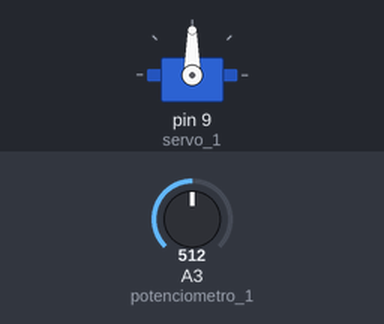
Bench run of a sketch on a simulated Arduino Uno, built with avr-gcc and run on an emulated ATmega328P. Parts: servo. Inputs (shaded band) come from the test bench; at power-on: A3 (potenciometro_1) = 512.

Above: at 1.2 s.
1.3 s: A3 (potenciometro_1) set to 716
At 2.2 s:
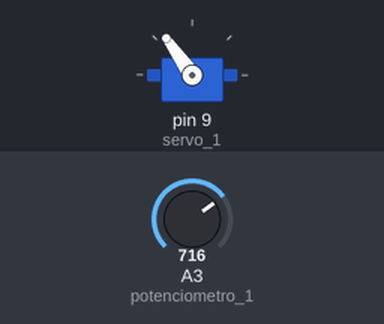
2.8 s: A3 (potenciometro_1) set to 900
At 3.2 s:
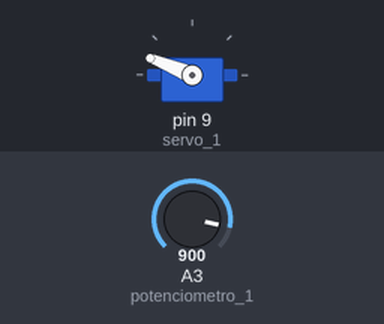
4.3 s: A3 (potenciometro_1) set to 1023
At 5.5 s:
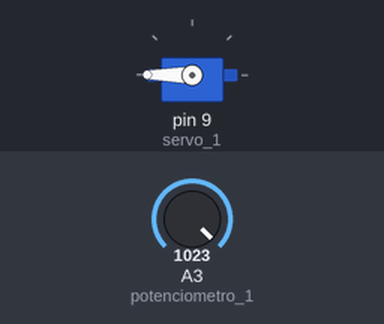
5.8 s: A3 (potenciometro_1) set to 306
At 6.9 s:
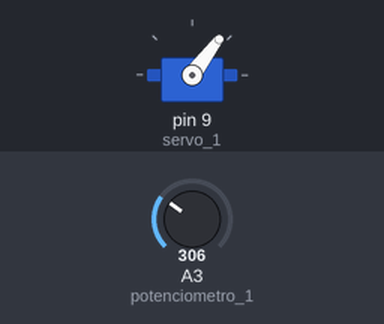
7.3 s: A3 (potenciometro_1) set to 122
At 7.8 s:
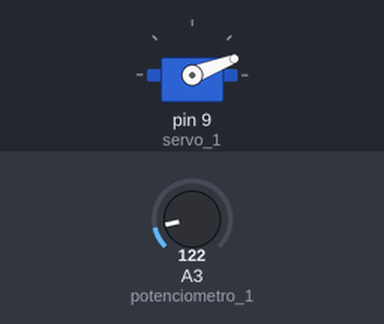
Timing chart, 0 to 9.8 s (numbered marks = the images above; inputs shaded):
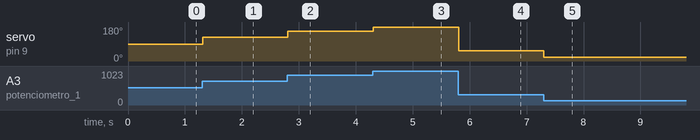

Measured:
- after the input at 1.3 s, servo on pin 9 (servo_1): 90° → 125° at once
- after the input at 2.8 s, servo on pin 9 (servo_1): 125° → 158° at once
- after the input at 4.3 s, servo on pin 9 (servo_1): 158° → 180° at once
- after the input at 5.8 s, servo on pin 9 (servo_1): 180° → 53° at once
- after the input at 7.3 s, servo on pin 9 (servo_1): 53° → 21° at once

The sketch:

potenciometro_servo.ino
```cpp
#include <Servo.h>

Servo servo_1;

int potenciometro_1 = 3;
int valor_potenciometro_1;

void setup() {
  // put your setup code here, to run once:
  servo_1.attach(9);
}

void loop() {
  // put your main code here, to run repeatedly:
  valor_potenciometro_1 = analogRead(potenciometro_1);

  //Serial.println(sensorValue);

  valor_potenciometro_1 = map(valor_potenciometro_1, 0, 1023, 0, 180);
  servo_1.write(valor_potenciometro_1);
  delay(10);
}
```
